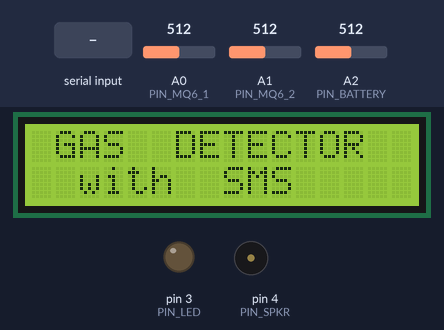
A sketch run on a simulated Arduino Uno, built with avr-gcc and run on an emulated ATmega328P. On the bench: 16×2 character LCD, output pins drawn as LEDs (lit = HIGH), buzzer (waves = sounding). Dashed ring = blinking. The inputs (shaded band) are chosen by the test bench; at power-on: A0 (PIN_MQ6_1) = 512, A1 (PIN_MQ6_2) = 512, A2 (PIN_BATTERY) = 512. The modem accepts every AT command (registered, SIM ready, sends succeed) and sends nothing else; what the sketch prints to the serial monitor is not drawn.

Above: at 0.4 s.
At 1.7 s:
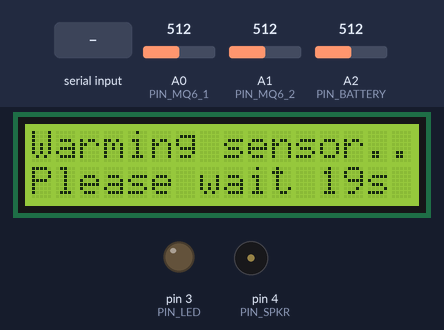
At 31.49 s:
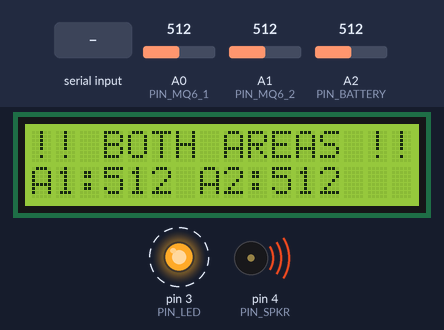
32.0 s: "AT\n" received over the second serial link
33.5 s: "1\n" received over the second serial link
Timing chart, 0 to 41.0 s (numbered marks = the images above; inputs shaded):
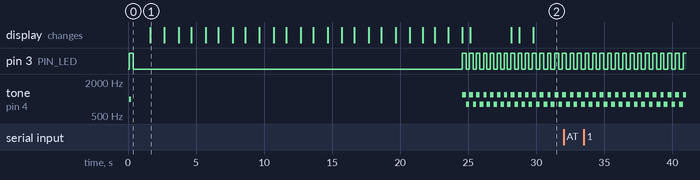

The sketch:

GasLeakDetector.ino
```cpp
/*
  ============================================================
  GAS LEAK DETECTOR with SMS ALERT (SIM900A / SIM800L)
  ============================================================
  Board   : Arduino Uno
  Sensors : MQ-6 #1 (Area 1) -> A0
            MQ-6 #2 (Area 2) -> A1
  Display : LCD 16x2 with I2C backpack (SDA->A4, SCL->A5)
  Alarm   : LED (D3), Speaker/Buzzer 4ohm 3W via transistor (D4)
  GSM     : SIM900A (SIM TX -> D8, SIM RX -> D7 through divider)
            *** SMS ENABLED (see ENABLE_SMS below) ***
  Battery : 100k/100k voltage divider -> A2

  LIBRARIES NEEDED (Arduino IDE > Library Manager):
    "LiquidCrystal I2C" by Frank de Brabander
    SoftwareSerial (built in, used when ENABLE_SMS is 1)

  BEFORE UPLOADING:
    1. Check LCD_ADDRESS - most modules are 0x27, some are 0x3F.
       Run an I2C scanner sketch if the screen stays blank/blue.
    2. Let the MQ-6 sensors pre-heat 20-30 s on first power up; the
       sketch does a warm-up countdown automatically.
    3. Watch the Serial Monitor in clean air, then set
       GAS_THRESHOLD about 150-200 counts above that baseline.
    4. Fill in ALERT_NUMBERS array below in international format (+63...).
    5. Alarm triggers if EITHER sensor (Area 1 or Area 2) exceeds
       GAS_THRESHOLD (OR logic — more sensitive coverage).
  ============================================================
*/

// ---- set to 1 to enable SIM900A SMS alert functionality ----
#define ENABLE_SMS 1

#include <Wire.h>
#include <LiquidCrystal_I2C.h>
#if ENABLE_SMS
  #include <SoftwareSerial.h>
#endif

// ---------------- USER SETTINGS ----------------
// Add up to 5 (or more) recipient phone numbers in international format (+63...)
const char *ALERT_NUMBERS[] = {
  // "+639169751409",  // Disabled: Recipient 1
  "+639606619688",   // Recipient 2
  "+639554097301",   // Recipient 3
};
const byte NUM_RECIPIENTS = sizeof(ALERT_NUMBERS) / sizeof(ALERT_NUMBERS[0]);

#define GAS_THRESHOLD    150             // raw ADC 0-1023 (updated from 400 to 150)
#define GAS_HYSTERESIS   25              // clears alarm below 125 (150 - 25)
#define LCD_ADDRESS      0x27            // try 0x3F if blank
const unsigned long SMS_COOLDOWN = 300000UL; // 5 min between SMS alert batches
const unsigned long WARMUP_MS    = 20000UL;  // MQ-2 pre-heat

// Battery Monitoring Settings (5-minute stable evaluation)
#define SYSTEM_VCC_VOLTS            5.00     // Regulated 5.0V rail from Buck Converter
const unsigned long BATTERY_UPDATE_INTERVAL = 300000UL; // 5 minutes (300,000 ms) stable display cycle
const unsigned long BATTERY_SAMPLE_INTERVAL = 2000UL;   // Sample battery every 2 seconds in background
// -----------------------------------------------

// ---------------- PIN MAP ----------------
const uint8_t PIN_MQ6_1   = A0;  // MQ-6 Sensor #1 AO (Area 1)
const uint8_t PIN_MQ6_2   = A1;  // MQ-6 Sensor #2 AO (Area 2)
const uint8_t PIN_BATTERY = A2;  // Battery 100k/100k voltage divider sense
const uint8_t PIN_LED     = 3;   // LED + leg (via 220R)
const uint8_t PIN_SPKR    = 4;   // Speaker + leg (via transistor)
const uint8_t PIN_SIM_TX  = 8;   // Arduino RX  <- SIM900A TXD
const uint8_t PIN_SIM_RX  = 7;   // Arduino TX  -> SIM900A RXD
// LCD uses A4 (SDA) and A5 (SCL) automatically
// -----------------------------------------

LiquidCrystal_I2C lcd(LCD_ADDRESS, 16, 2);
#if ENABLE_SMS
  SoftwareSerial sim900(PIN_SIM_TX, PIN_SIM_RX); // (RX, TX)
#endif

bool          alarmActive   = false;
unsigned long lastSmsTime   = 0;
bool          smsEverSent   = false;
unsigned long lastBlink     = 0;
bool          blinkState    = false;
unsigned long lastLcdUpdate = 0;
unsigned long lastSerialLog = 0;

// Battery stability tracking variables
int           displayedBatteryPercent = 100;
unsigned long lastBatteryUpdateTime   = 0;
unsigned long lastBatterySampleTime   = 0;
long          batteryAdcSum           = 0;
int           batterySampleCount      = 0;

// ---------- forward declarations ----------
void showSplash();
void warmUpSensor();
void runAlarm(int gas1, int gas2);
void serviceAlarm();
void delayWithAlarm(unsigned long ms);
void clearAlarm();
int  readBatteryRawADC();
int  calculateBatteryPercentFromADC(int adcVal);
void serviceBatteryMonitor();
int  getBatteryPercent();
void updateLcd(int gas1, int gas2);
#if ENABLE_SMS
  bool sendATCommand(const char *cmd, const char *expected, unsigned long timeoutMs);
  void initSim900();
  bool sendSms(const char *msg, const char *targetNumber);
  void sendSmsToAll(const char *msg);
#endif

// ============================================================
void setup() {
  pinMode(PIN_LED,  OUTPUT);
  pinMode(PIN_SPKR, OUTPUT);
  digitalWrite(PIN_LED, LOW);
  noTone(PIN_SPKR);

  Serial.begin(9600);
#if ENABLE_SMS
  sim900.begin(9600);
#endif

  lcd.init();
  lcd.backlight();

  showSplash();
  warmUpSensor();
#if ENABLE_SMS
  initSim900();
#endif

  lcd.clear();
  lcd.setCursor(0, 0);
  lcd.print("System Ready");
  delay(1000);
  lcd.clear();
}

// ============================================================
void loop() {
  int gas1 = analogRead(PIN_MQ6_1);  // Area 1
  int gas2 = analogRead(PIN_MQ6_2);  // Area 2

  // OR logic: alarm if EITHER sensor exceeds the threshold.
  // Hysteresis: trip at GAS_THRESHOLD, clear only when BOTH sensors
  // fall below GAS_THRESHOLD - GAS_HYSTERESIS.
  bool eitherHigh  = (gas1 >= GAS_THRESHOLD) || (gas2 >= GAS_THRESHOLD);
  bool bothCleared = (gas1 < GAS_THRESHOLD - GAS_HYSTERESIS) &&
                     (gas2 < GAS_THRESHOLD - GAS_HYSTERESIS);

  if (eitherHigh) {
    runAlarm(gas1, gas2);
  } else if (bothCleared) {
    clearAlarm();
  }

  serviceBatteryMonitor();
  updateLcd(gas1, gas2);

  // steady stream of readings for threshold tuning
  if (millis() - lastSerialLog >= 1000) {
    lastSerialLog = millis();
    unsigned long elapsed = millis() - lastBatteryUpdateTime;
    unsigned long remainSec = (elapsed < BATTERY_UPDATE_INTERVAL) ? ((BATTERY_UPDATE_INTERVAL - elapsed) / 1000) : 0;

    Serial.print(F("A1:"));
    Serial.print(gas1);
    Serial.print(F("  A2:"));
    Serial.print(gas2);
    Serial.print(F("  limit:"));
    Serial.print(GAS_THRESHOLD);
    Serial.print(F("  Bat:"));
    Serial.print(getBatteryPercent());
    Serial.print(F("% (next in:"));
    Serial.print(remainSec);
    Serial.print(F("s)"));
    Serial.println(alarmActive ? F("  [ALARM]") : F("  [safe]"));
  }

#if ENABLE_SMS
  // echo clean printable SIM900A chatter to Serial Monitor
  while (sim900.available()) {
    char c = sim900.read();
    if (isprint(c) || c == '\r' || c == '\n') {
      Serial.write(c);
    }
  }
#endif

  delay(50);
}

// ============================================================
void showSplash() {
  lcd.clear();
  lcd.setCursor(0, 0);
  lcd.print(" GAS  DETECTOR ");
  lcd.setCursor(0, 1);
  lcd.print("  with  SMS    ");
  // short confidence beep + LED flash
  digitalWrite(PIN_LED, HIGH);
  tone(PIN_SPKR, 1000, 150);
  delay(300);
  digitalWrite(PIN_LED, LOW);
  delay(1200);
}

void warmUpSensor() {
  unsigned long start = millis();
  unsigned long lastSample = 0;

  batteryAdcSum = 0;
  batterySampleCount = 0;

  lcd.clear();
  lcd.setCursor(0, 0);
  lcd.print("Warming sensor..");

  while (millis() - start < WARMUP_MS) {
    int remain = (WARMUP_MS - (millis() - start)) / 1000;
    lcd.setCursor(0, 1);
    lcd.print("Please wait ");
    if (remain < 10) lcd.print(" ");
    lcd.print(remain);
    lcd.print("s ");

    // Take battery samples every 500ms during sensor warm-up
    if (millis() - lastSample >= 500) {
      lastSample = millis();
      batteryAdcSum += readBatteryRawADC();
      batterySampleCount++;
    }

    delay(100);
  }

  // Calculate immediate stable battery percent from warmup readings
  if (batterySampleCount > 0) {
    int avgAdc = (int)(batteryAdcSum / batterySampleCount);
    displayedBatteryPercent = calculateBatteryPercentFromADC(avgAdc);
  } else {
    displayedBatteryPercent = calculateBatteryPercentFromADC(readBatteryRawADC());
  }

  // Reset counters for the regular 5-minute runtime monitoring window
  batteryAdcSum = 0;
  batterySampleCount = 0;
  lastBatteryUpdateTime = millis();
  lastBatterySampleTime = millis();
}

// Service alarm (LED blink + dual-tone siren) continuously even inside delays/SMS tasks
void serviceAlarm() {
  if (!alarmActive) return;
  if (millis() - lastBlink >= 250) {
    lastBlink  = millis();
    blinkState = !blinkState;
    digitalWrite(PIN_LED, blinkState ? HIGH : LOW);
    if (blinkState) tone(PIN_SPKR, 1200);
    else            tone(PIN_SPKR, 800);
  }
}

// Alarm-aware delay function so alarm keeps running during waiting periods
void delayWithAlarm(unsigned long ms) {
  unsigned long start = millis();
  while (millis() - start < ms) {
    serviceAlarm();
    delay(10);
  }
}

#if ENABLE_SMS
// Helper to send AT command and wait for expected response (with active alarm servicing)
bool sendATCommand(const char *cmd, const char *expected, unsigned long timeoutMs) {
  if (cmd != NULL && strlen(cmd) > 0) {
    while (sim900.available()) sim900.read();
    sim900.println(cmd);
  }

  unsigned long start = millis();
  String response = "";
  while (millis() - start < timeoutMs) {
    serviceAlarm();
    while (sim900.available()) {
      char c = sim900.read();
      response += c;
      if (expected != NULL && response.indexOf(expected) != -1) {
        return true;
      }
    }
  }
  return (expected == NULL);
}

void initSim900() {
  lcd.clear();
  lcd.setCursor(0, 0);
  lcd.print("Starting GSM...");
  Serial.println(F("\n========================================"));
  Serial.println(F("[GSM] Initializing SIM900A..."));

  // SIM900A may boot up at 9600, 115200, 19200, or auto-baud.
  // Probe common baud rates and lock module to 9600 baud (AT+IPR=9600).
  const long bauds[] = {9600, 115200, 19200, 38400, 4800};
  bool connected = false;

  for (byte b = 0; b < 5; b++) {
    sim900.begin(bauds[b]);
    delay(100);
    for (byte i = 0; i < 3; i++) {
      sim900.println("AT");
      delay(200);
      if (sim900.available()) {
        String resp = "";
        while (sim900.available()) resp += (char)sim900.read();
        if (resp.indexOf("OK") != -1 || resp.indexOf("AT") != -1) {
          sim900.println("AT+IPR=9600");
          delay(200);
          sim900.println("AT&W");
          delay(200);
          connected = true;
          break;
        }
      }
    }
    if (connected) break;
  }

  sim900.begin(9600);

  if (!connected) {
    for (int i = 1; i <= 5; i++) {
      lcd.setCursor(0, 1);
      lcd.print("Connecting..");
      lcd.print(i);
      if (sendATCommand("AT", "OK", 1000)) {
        connected = true;
        break;
      }
      delay(300);
    }
  }

  if (!connected) {
    Serial.println(F("[GSM ERROR] SIM900A not responding! Check TX/RX wiring & power."));
    Serial.println(F("========================================\n"));
    lcd.setCursor(0, 1);
    lcd.print("GSM: No Response");
    delay(2000);
    return;
  }

  Serial.println(F("[GSM] Module Response: OK (9600 Baud)"));
  sendATCommand("ATE0", "OK", 1000); // Echo off

  // Check SIM card insertion / PIN ready
  if (sendATCommand("AT+CPIN?", "READY", 2000)) {
    Serial.println(F("[GSM] SIM Card: READY"));
  } else {
    Serial.println(F("[GSM WARN] SIM Card: NOT READY / LOCKED!"));
    lcd.setCursor(0, 1);
    lcd.print("GSM: Check SIM! ");
    delay(1500);
  }

  // Check signal strength
  if (sendATCommand("AT+CSQ", "OK", 1000)) {
    Serial.println(F("[GSM] Signal Strength: OK (+CSQ verified)"));
  }

  // Check network registration (Home or Roaming)
  if (sendATCommand("AT+CREG?", "0,1", 2000) || sendATCommand("AT+CREG?", "0,5", 2000)) {
    Serial.println(F("[GSM] Network Status: REGISTERED"));
  } else {
    Serial.println(F("[GSM WARN] Network Status: SEARCHING..."));
  }

  sendATCommand("AT+CMGF=1", "OK", 1000);         // SMS text mode
  sendATCommand("AT+CNMI=2,2,0,0,0", "OK", 1000); // Route incoming SMS

  lcd.setCursor(0, 1);
  lcd.print("GSM Ready!      ");
  Serial.println(F("[GSM] Setup Complete!"));
  Serial.println(F("========================================\n"));
  delay(1000);
}
#endif  // ENABLE_SMS

// ------------------------------------------------------------
void runAlarm(int gas1, int gas2) {
  alarmActive = true;
  serviceAlarm();

#if ENABLE_SMS
  // send SMS batch to all recipients once, then respect the cooldown
  if (!smsEverSent || (millis() - lastSmsTime >= SMS_COOLDOWN)) {
    char msg[160];
    bool area1 = (gas1 >= GAS_THRESHOLD);
    bool area2 = (gas2 >= GAS_THRESHOLD);

    if (area1 && area2) {
      snprintf(msg, sizeof(msg),
               "ALERT! Gas leak detected in BOTH areas. "
               "Area1 level: %d, Area2 level: %d (limit %d). Check immediately!",
               gas1, gas2, GAS_THRESHOLD);
    } else if (area1) {
      snprintf(msg, sizeof(msg),
               "ALERT! Gas leak detected in AREA 1. "
               "Area1 level: %d (limit %d). Area2: %d (safe). Check area 1 now!",
               gas1, GAS_THRESHOLD, gas2);
    } else {
      snprintf(msg, sizeof(msg),
               "ALERT! Gas leak detected in AREA 2. "
               "Area2 level: %d (limit %d). Area1: %d (safe). Check area 2 now!",
               gas2, GAS_THRESHOLD, gas1);
    }
    sendSmsToAll(msg);
    lastSmsTime = millis();
    smsEverSent = true;
  }
#else
  (void)gas1;
  (void)gas2;
#endif
}

void clearAlarm() {
  if (alarmActive) {
    alarmActive = false;
    digitalWrite(PIN_LED, LOW);
    noTone(PIN_SPKR);
    // NOTE: smsEverSent is deliberately NOT reset here. The cooldown is what
    // re-arms the SMS. Clearing it would let a reading bouncing around the
    // threshold fire a message on every single dip.
  }
}

// ------------------------------------------------------------
#if ENABLE_SMS
void sendSmsToAll(const char *msg) {
  Serial.print(F("[GSM] Starting SMS dispatch to "));
  Serial.print(NUM_RECIPIENTS);
  Serial.println(F(" recipient(s)..."));

  for (byte i = 0; i < NUM_RECIPIENTS; i++) {
    lcd.setCursor(0, 1);
    lcd.print("SMS ");
    lcd.print(i + 1);
    lcd.print("/");
    lcd.print(NUM_RECIPIENTS);
    lcd.print(" Sending..");

    sendSms(msg, ALERT_NUMBERS[i]);

    if (i < NUM_RECIPIENTS - 1) {
      delayWithAlarm(2000); // 2 second pause between recipients for carrier network stability
    }
  }
}

bool sendSms(const char *msg, const char *targetNumber) {
  Serial.print(F("[GSM] Sending SMS to "));
  Serial.println(targetNumber);
  Serial.print(F("[GSM] Msg: "));
  Serial.println(msg);

  // Ensure text mode with full OK confirmation
  if (!sendATCommand("AT+CMGF=1", "OK", 1500)) {
    Serial.println(F("[GSM WARN] AT+CMGF=1 non-OK response, retrying..."));
    sim900.println("AT+CMGF=1");
    delayWithAlarm(300);
  }

  // Clear any residual characters in buffer before sending destination number
  while (sim900.available()) sim900.read();

  // Send destination number command
  sim900.print("AT+CMGS=\"");
  sim900.print(targetNumber);
  sim900.println("\"");

  // Wait for prompt '>' (up to 5 seconds)
  if (!sendATCommand(NULL, ">", 5000)) {
    Serial.println(F("[GSM ERROR] Did not receive '>' prompt from SIM900A. SMS failed."));
    lcd.setCursor(0, 1);
    lcd.print("SMS Failed!     ");
    delayWithAlarm(1500);
    return false;
  }

  // Send text message payload + CTRL+Z (ASCII 26)
  sim900.print(msg);
  delayWithAlarm(300);
  sim900.write(26);

  // Wait for confirmation (+CMGS: ... or OK)
  if (sendATCommand(NULL, "+CMGS:", 10000) || sendATCommand(NULL, "OK", 5000)) {
    Serial.println(F("[GSM SUCCESS] SMS sent successfully."));
    lcd.setCursor(0, 1);
    lcd.print("SMS Sent!       ");
    delayWithAlarm(1000);
    return true;
  } else {
    Serial.println(F("[GSM WARN] SMS command finished (no confirmation token)."));
    lcd.setCursor(0, 1);
    lcd.print("SMS Sent?       ");
    delayWithAlarm(1000);
    return false;
  }
}
#endif  // ENABLE_SMS

// ------------------------------------------------------------
// Read raw battery ADC with dummy read to settle high-impedance (50k) divider
int readBatteryRawADC() {
  analogRead(PIN_BATTERY);       // Dummy read to switch MUX and charge ADC capacitor
  delayMicroseconds(250);

  long sum = 0;
  for (byte i = 0; i < 16; i++) {
    sum += analogRead(PIN_BATTERY);
    delayMicroseconds(100);
  }
  return (int)(sum / 16);
}

// Convert raw ADC reading into battery percentage (6.4V = 0%, 8.4V = 100%)
int calculateBatteryPercentFromADC(int adcVal) {
  // Divider ratio: 100k / (100k + 100k) = 0.5 (multiply by 2.0)
  float voltage = ((float)adcVal * SYSTEM_VCC_VOLTS / 1023.0) * 2.0;
  int percent = map((int)(voltage * 100), 640, 840, 0, 100);
  return constrain(percent, 0, 100);
}

// Background monitor: accumulates noise-free readings and updates every 5 minutes
void serviceBatteryMonitor() {
  unsigned long now = millis();

  // Take background sample every 2 seconds (skip during active alarm to ignore siren/GSM dip)
  if (!alarmActive && (now - lastBatterySampleTime >= BATTERY_SAMPLE_INTERVAL)) {
    lastBatterySampleTime = now;
    batteryAdcSum += readBatteryRawADC();
    batterySampleCount++;
  }

  // Every 5 minutes (300 seconds), evaluate the stable battery percentage
  if (now - lastBatteryUpdateTime >= BATTERY_UPDATE_INTERVAL) {
    if (batterySampleCount > 0) {
      int avgAdc = (int)(batteryAdcSum / batterySampleCount);
      displayedBatteryPercent = calculateBatteryPercentFromADC(avgAdc);
    }
    batteryAdcSum = 0;
    batterySampleCount = 0;
    lastBatteryUpdateTime = now;
  }
}

int getBatteryPercent() {
  return displayedBatteryPercent;
}

// ------------------------------------------------------------
void updateLcd(int gas1, int gas2) {
  if (millis() - lastLcdUpdate < 300) return;
  lastLcdUpdate = millis();

  int bat = getBatteryPercent();

  if (alarmActive) {
    // Line 0: Which area(s) triggered
    lcd.setCursor(0, 0);
    bool a1 = (gas1 >= GAS_THRESHOLD);
    bool a2 = (gas2 >= GAS_THRESHOLD);
    if (a1 && a2) lcd.print("!! BOTH AREAS !!");
    else if (a1)  lcd.print("!! AREA 1 GAS !!");
    else           lcd.print("!! AREA 2 GAS !!");

    // Line 1: Raw levels
    char line1[17];
    snprintf(line1, sizeof(line1), "A1:%-3d A2:%-3d  ", gas1, gas2);
    lcd.setCursor(0, 1);
    lcd.print(line1);
  } else {
    // Line 0: "A1:--- A2:--- " with battery %
    char line0[17];
    snprintf(line0, sizeof(line0), "A1:%-3d A2:%-3d  ", gas1, gas2);
    lcd.setCursor(0, 0);
    lcd.print(line0);

    // Line 1: Battery + safe status
    char line1[17];
    snprintf(line1, sizeof(line1), "Bat:%3d%% SAFE   ", bat);
    lcd.setCursor(0, 1);
    lcd.print(line1);
  }
}
```

Measured:
- by itself, pin 3 (PIN_LED): alternates HIGH for 0.28 s and LOW for 0.28 s
- by itself, tone on pin 4 (PIN_SPKR): alternates 1200 Hz for 0.28 s and 800 Hz for 0.28 s
